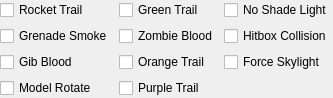
<?xml version="1.0" encoding="UTF-8"?>
<ui version="4.0">
 <class>ui::assets::studiomodel::StudioModelFlagsPanel</class>
 <widget class="QWidget" name="ui::assets::studiomodel::StudioModelFlagsPanel">
  <property name="geometry">
   <rect>
    <x>0</x>
    <y>0</y>
    <width>297</width>
    <height>94</height>
   </rect>
  </property>
  <property name="windowTitle">
   <string>Form</string>
  </property>
  <layout class="QHBoxLayout" name="horizontalLayout">
   <property name="sizeConstraint">
    <enum>QLayout::SetFixedSize</enum>
   </property>
   <property name="leftMargin">
    <number>0</number>
   </property>
   <property name="topMargin">
    <number>0</number>
   </property>
   <property name="rightMargin">
    <number>0</number>
   </property>
   <property name="bottomMargin">
    <number>0</number>
   </property>
   <item>
    <layout class="QVBoxLayout" name="verticalLayout">
     <property name="sizeConstraint">
      <enum>QLayout::SetDefaultConstraint</enum>
     </property>
     <item>
      <widget class="QCheckBox" name="RocketTrail">
       <property name="text">
        <string>Rocket Trail</string>
       </property>
      </widget>
     </item>
     <item>
      <widget class="QCheckBox" name="GrenadeSmoke">
       <property name="text">
        <string>Grenade Smoke</string>
       </property>
      </widget>
     </item>
     <item>
      <widget class="QCheckBox" name="GibBlood">
       <property name="text">
        <string>Gib Blood</string>
       </property>
      </widget>
     </item>
     <item>
      <widget class="QCheckBox" name="ModelRotate">
       <property name="text">
        <string>Model Rotate</string>
       </property>
      </widget>
     </item>
     <item>
      <spacer name="verticalSpacer">
       <property name="orientation">
        <enum>Qt::Vertical</enum>
       </property>
       <property name="sizeHint" stdset="0">
        <size>
         <width>20</width>
         <height>0</height>
        </size>
       </property>
      </spacer>
     </item>
    </layout>
   </item>
   <item>
    <layout class="QVBoxLayout" name="verticalLayout_2">
     <item>
      <widget class="QCheckBox" name="GreenTrail">
       <property name="text">
        <string>Green Trail</string>
       </property>
      </widget>
     </item>
     <item>
      <widget class="QCheckBox" name="ZombieBlood">
       <property name="text">
        <string>Zombie Blood</string>
       </property>
      </widget>
     </item>
     <item>
      <widget class="QCheckBox" name="OrangeTrail">
       <property name="text">
        <string>Orange Trail</string>
       </property>
      </widget>
     </item>
     <item>
      <widget class="QCheckBox" name="PurpleTrail">
       <property name="text">
        <string>Purple Trail</string>
       </property>
      </widget>
     </item>
     <item>
      <spacer name="verticalSpacer_2">
       <property name="orientation">
        <enum>Qt::Vertical</enum>
       </property>
       <property name="sizeHint" stdset="0">
        <size>
         <width>20</width>
         <height>0</height>
        </size>
       </property>
      </spacer>
     </item>
    </layout>
   </item>
   <item>
    <layout class="QVBoxLayout" name="verticalLayout_3">
     <item>
      <widget class="QCheckBox" name="NoShadeLight">
       <property name="text">
        <string>No Shade Light</string>
       </property>
      </widget>
     </item>
     <item>
      <widget class="QCheckBox" name="HitboxCollision">
       <property name="text">
        <string>Hitbox Collision</string>
       </property>
      </widget>
     </item>
     <item>
      <widget class="QCheckBox" name="ForceSkylight">
       <property name="text">
        <string>Force Skylight</string>
       </property>
      </widget>
     </item>
     <item>
      <spacer name="verticalSpacer_3">
       <property name="orientation">
        <enum>Qt::Vertical</enum>
       </property>
       <property name="sizeHint" stdset="0">
        <size>
         <width>20</width>
         <height>0</height>
        </size>
       </property>
      </spacer>
     </item>
    </layout>
   </item>
  </layout>
 </widget>
 <resources/>
 <connections/>
</ui>
